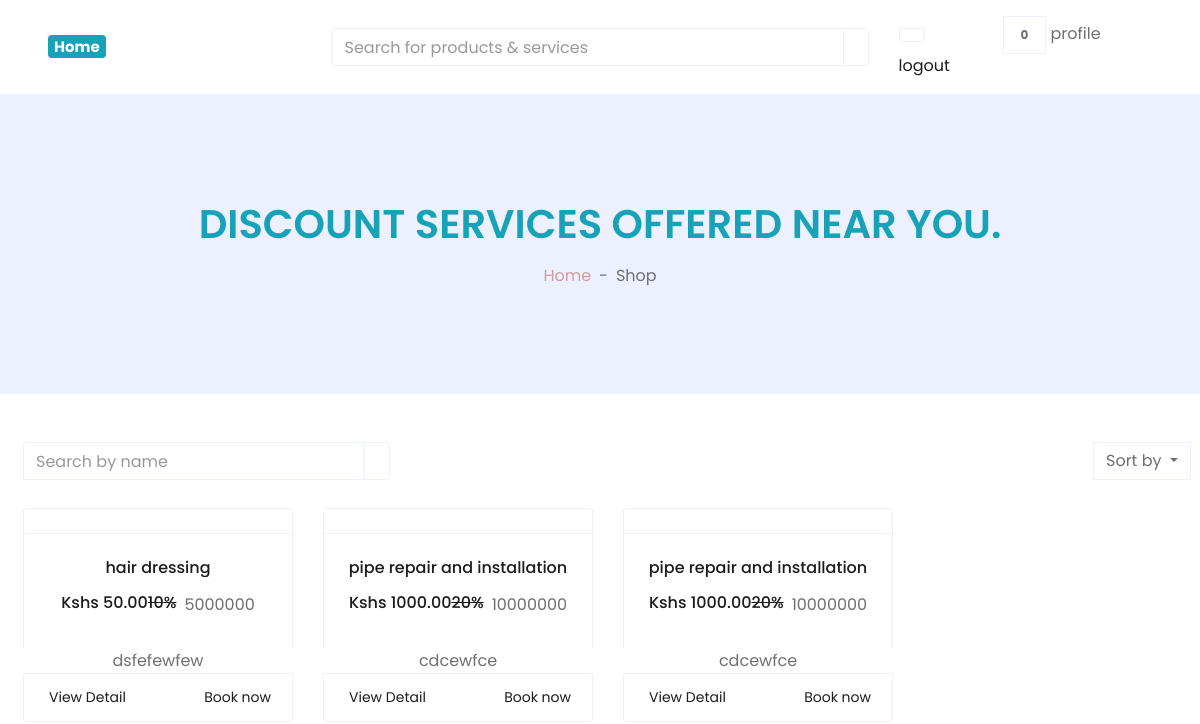
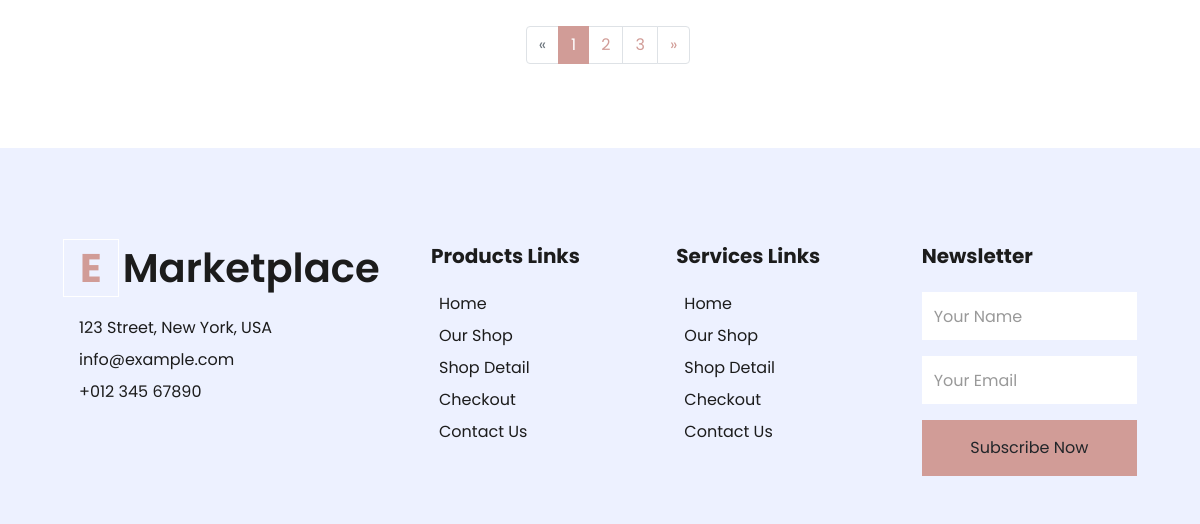
The page /service_discount/ on the database as committed earlier (2 pictures, top to bottom).
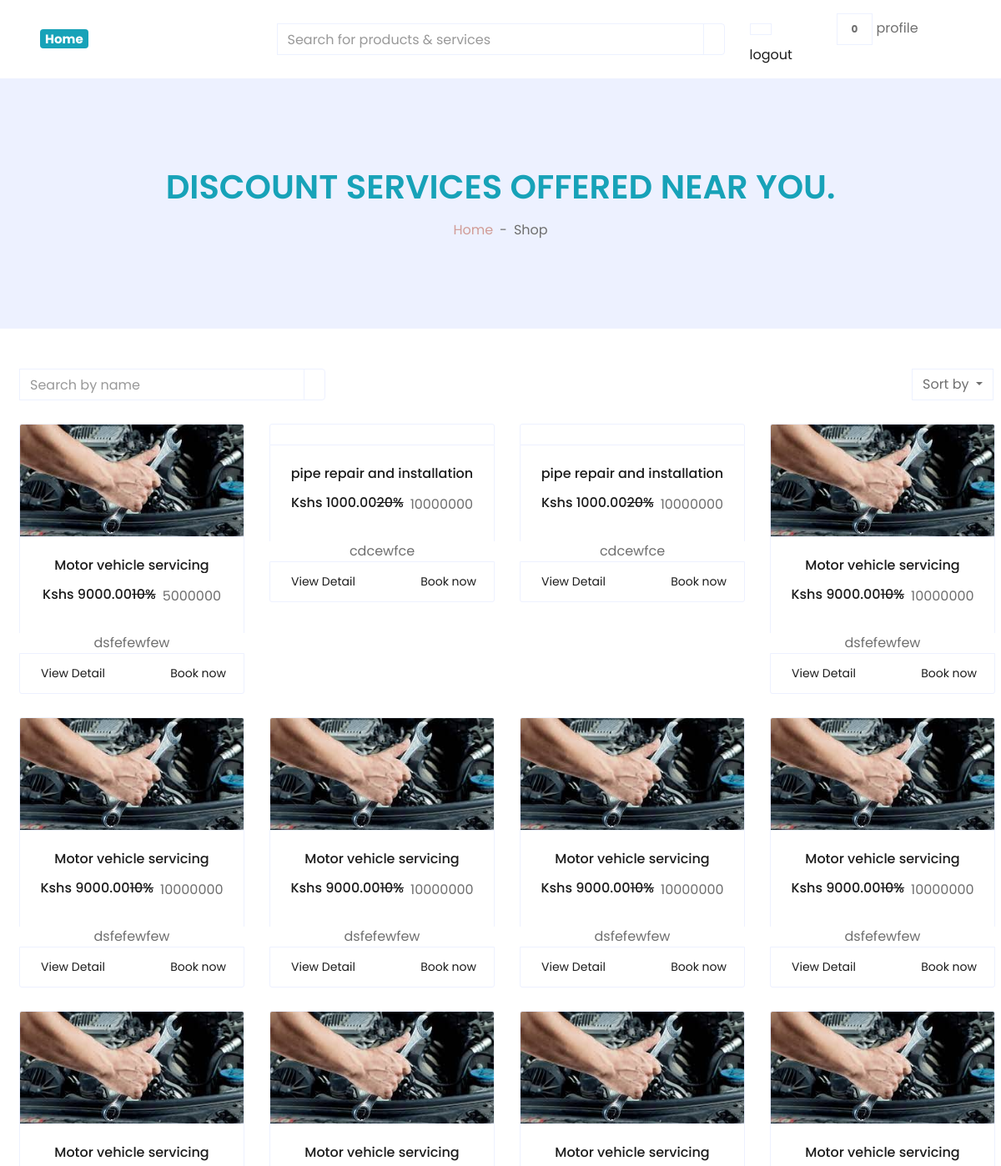
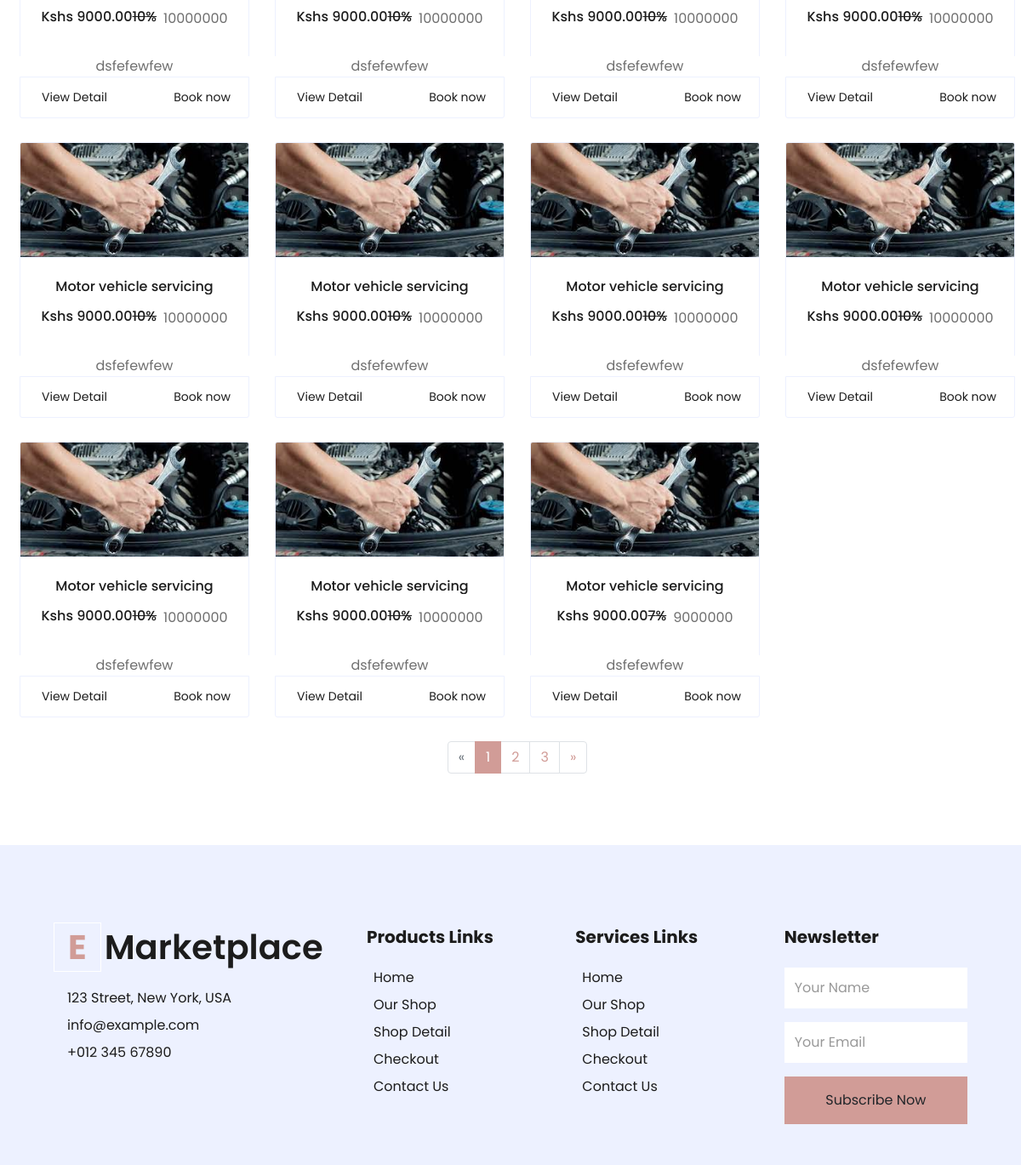
The same page on the database as committed later (2 pictures, top to bottom).
### Service/models.py (models this page shows, shortened)
class DiscountService(models.Model):
    service = models.ForeignKey("Service",on_delete=models.CASCADE, blank=True, null=True)
    discount = models.IntegerField()
    duration = models.IntegerField()

class Service(models.Model):
    business = models.ForeignKey("Business",on_delete=models.CASCADE, null=True, related_name="services")
    name = models.CharField(max_length=200)
    charges = models.DecimalField(max_digits=6, decimal_places=2)
    images = models.FileField(upload_to="photo/Service", blank=True, null=True)
    video = models.FileField(upload_to="videos", blank=True, null=True)
    description = models.TextField(max_length=200)

### Service/views.py (the view)
# urls.py: path('service_discount/', service_discount, name='service_discount'),
def service_discount(request):
    user = request.user
    services = DiscountService.objects.all()
    return render(request, "customer_home/eshopper-1.0.0/sdiscount.html", {"services":services})

### templates/customer_home/eshopper-1.0.0/sdiscount.html (shortened to what this page needs)
<!DOCTYPE html>
{% extends './base.html' %}
    {% load static %}
    {% block main %}
    <div class="container-fluid bg-secondary mb-5">
        <div class="d-flex flex-column align-items-center justify-content-center" style="min-height: 300px">
            <h1 class="font-weight-semi-bold text-uppercase mb-3 text-info">Discount Services offered near you.</h1>
            <div class="d-inline-flex">
                <p class="m-0"><a href="">Home</a></p>
                <p class="m-0 px-2">-</p>
                <p class="m-0">Shop</p>
            </div>
        </div>
    </div>
            <div class="col-lg-12 col-md-12 ml-2 mr-5">
                <div class="row pb-3">
                    <div class="col-12 pb-1">
                        <div class="d-flex align-items-center justify-content-between mb-4">
                            <form action="">
                                <div class="input-group">
                                    <input type="text" class="form-control" placeholder="Search by name">
                                    <div class="input-group-append">
                                        <span class="input-group-text bg-transparent text-primary">
                                        </span>
                                    </div>
                                </div>
                            </form>
                            <div class="dropdown ml-4">
                                <button class="btn border dropdown-toggle" type="button" id="triggerId" data-toggle="dropdown" aria-haspopup="true"
                                        aria-expanded="false">
                                            Sort by
                                        </button>
                            </div>
                        </div>
                    </div>
                    {% for s in services %}
                    <div class="col-lg-3 col-md-6 col-sm-12 pb-1">
                        <div class="card product-item border-0 mb-4">
                            <div class="card-header product-img position-relative overflow-hidden bg-transparent border p-0">
                                <img class="img-fluid w-100" src={% static s.service.images %}  alt="">
                            </div>
                            <div class="card-body border-left border-right text-center p-0 pt-4 pb-3">
                                <h6 class="text-truncate mb-3">{{ s.service.name }}</h6>
                                <div class="d-flex justify-content-center">
                                    <h6>Kshs {{ s.service.charges }}<del>{{ s.discount }}%</del></h6><h6 class="text-muted ml-2"></h6><br>
                                    <p>{{ s.duration }}</p>
                                </div>
                            </div>
                            <center>{{ s.service.description }}</center>
                            <div class="card-footer d-flex justify-content-between bg-light border">
                                <a href="{% url 'service_detail' s.pk %}" class="btn btn-sm text-dark p-0">View Detail</a>
                                <a href="" class="btn btn-sm text-dark p-0">Book now</a>
                            </div>
                        </div>
                    </div>
                    {% endfor %}
                    <div class="col-12 pb-1">
                        <nav aria-label="Page navigation">
                          <ul class="pagination justify-content-center mb-3">
                            <li class="page-item disabled">
                              <a class="page-link" href="#" aria-label="Previous">
                                <span aria-hidden="true">&laquo;</span>
                              </a>
                            </li>
                            <li class="page-item active"><a class="page-link" href="#">1</a></li>
                            <li class="page-item"><a class="page-link" href="#">2</a></li>
                            <li class="page-item"><a class="page-link" href="#">3</a></li>
                            <li class="page-item">
                              <a class="page-link" href="#" aria-label="Next">
                                <span aria-hidden="true">&raquo;</span>
                              </a>
                            </li>
                          </ul>
                        </nav>
                    </div>
                </div>
            </div>
    {% endblock main %}

### templates/customer_home/eshopper-1.0.0/base.html (shortened to what this page needs)
<!DOCTYPE html>
<html lang="en">
<head>
    {% load static %}
    <link rel="stylesheet" href="https://stackpath.bootstrapcdn.com/bootstrap/4.3.1/css/bootstrap.min.css">
    <link href="https://cdnjs.cloudflare.com/ajax/libs/font-awesome/5.10.0/css/all.min.css' %}" rel="stylesheet">
    <link href="{% static 'styling/customer_home/assets/lib/owlcarousel/assets/owl.carousel.min.css' %}" rel="stylesheet">
    <link href="{% static 'styling/customer_home/assets/css/style.css' %}" rel="stylesheet">
</head>
<body>
    {% block topnav %}
        <div class="row align-items-center py-3 px-xl-5">
            <div class="col-lg-3 d-none d-lg-block">
                <a href="{% url 'customer_home' %}" class="text-decoration-none">
                    <span class="badge badge-info" style="font-size:15px;">Home</span>
                </a>
            </div>
            <div class="col-lg-6 col-6 text-left">
                <form action="">
                    <div class="input-group">
                        <input type="text" class="form-control" placeholder="Search for products & services">
                        <div class="input-group-append">
                            <span class="input-group-text bg-transparent text-primary">
                            </span>
                        </div>
                    </div>
                </form>
            </div>
            <div class="col-lg-3 col-6 text-left">
                <div class="dropdown">
                <a href="" class="btn border">
                </a>
            </div>
                <a href="" class="btn border">
                    <span class="badge">0</span>
                </a>
                    <div class="dropdown">
                    <span>profile</span>
                    </div>
                    <a class="text-dark" style="text-decoration: None;" href="{% url 'logout_view' %}">logout</a>
                            </div>
        </div>
    {% endblock topnav %}
{% block main %}{% endblock main %}
{% block footer %}
    <div class="container-fluid bg-secondary text-dark mt-5 pt-5">
        <div class="row px-xl-5 pt-5">
            <div class="col-lg-4 col-md-12 mb-5 pr-3 pr-xl-5">
                <a href="" class="text-decoration-none">
                    <h1 class="mb-4 display-5 font-weight-semi-bold"><span class="text-primary font-weight-bold border border-white px-3 mr-1">E</span>Marketplace</h1>
                </a>
                <p class="mb-2">123 Street, New York, USA</p>
                <p class="mb-2">info@example.com</p>
                <p class="mb-0">+012 345 67890</p>
            </div>
            <div class="col-lg-8 col-md-12">
                <div class="row">
                    <div class="col-md-4 mb-5">
                        <h5 class="font-weight-bold text-dark mb-4">Products Links</h5>
                        <div class="d-flex flex-column justify-content-start">
                            <a class="text-dark mb-2" href="index.html">Home</a>
                            <a class="text-dark mb-2" href="shop.html">Our Shop</a>
                            <a class="text-dark mb-2" href="detail.html">Shop Detail</a>
                            <a class="text-dark mb-2" href="checkout.html">Checkout</a>
                            <a class="text-dark" href="contact.html">Contact Us</a>
                        </div>
                    </div>
                    <div class="col-md-4 mb-5">
                        <h5 class="font-weight-bold text-dark mb-4">Services Links</h5>
                        <div class="d-flex flex-column justify-content-start">
                            <a class="text-dark mb-2" href="index.html">Home</a>
                            <a class="text-dark mb-2" href="shop.html">Our Shop</a>
                            <a class="text-dark mb-2" href="detail.html">Shop Detail</a>
                            <a class="text-dark mb-2" href="checkout.html">Checkout</a>
                            <a class="text-dark" href="contact.html">Contact Us</a>
                        </div>
                    </div>
                    <div class="col-md-4 mb-5">
                        <h5 class="font-weight-bold text-dark mb-4">Newsletter</h5>
                        <form action="">
                            <div class="form-group">
                                <input type="text" class="form-control border-0 py-4" placeholder="Your Name" required="required" />
                            </div>
                            <div class="form-group">
                                <input type="email" class="form-control border-0 py-4" placeholder="Your Email"
                                    required="required" />
                            </div>
                            <div>
                                <button class="btn btn-primary btn-block border-0 py-3" type="submit">Subscribe Now</button>
                            </div>
                        </form>
                    </div>
                </div>
            </div>
        </div>
    </div>
{% endblock footer %}
</body>
</html>

### templates/customer_home/eshopper-1.0.0/base.html (style rules this page uses)
.dropdown { position: relative; display: inline-block; width: 100px; }
a { text-decoration: none; }
ul, li { text-decoration: none; margin: 0; padding: 0; list-style-type: none; }

Rows that differ between the two databases and show on the page:
changed through a linked row, DiscountService (number 1 of 19 on the later page): service.images: picture added; service.name "hair dressing" → "Motor vehicle servicing"; service.charges "50.00" → "9000.00"
added DiscountService: service.images (picture), service.name "Motor vehicle servicing", service.charges "9000.00", discount "10", duration "10000000", service.description "dsfefewfew"
added DiscountService: service.images (picture), service.name "Motor vehicle servicing", service.charges "9000.00", discount "10", duration "10000000", service.description "dsfefewfew"
added DiscountService: service.images (picture), service.name "Motor vehicle servicing", service.charges "9000.00", discount "10", duration "10000000", service.description "dsfefewfew"
added DiscountService: service.images (picture), service.name "Motor vehicle servicing", service.charges "9000.00", discount "10", duration "10000000", service.description "dsfefewfew"
added DiscountService: service.images (picture), service.name "Motor vehicle servicing", service.charges "9000.00", discount "10", duration "10000000", service.description "dsfefewfew"
added DiscountService: service.images (picture), service.name "Motor vehicle servicing", service.charges "9000.00", discount "10", duration "10000000", service.description "dsfefewfew"
added DiscountService: service.images (picture), service.name "Motor vehicle servicing", service.charges "9000.00", discount "10", duration "10000000", service.description "dsfefewfew"
added DiscountService: service.images (picture), service.name "Motor vehicle servicing", service.charges "9000.00", discount "10", duration "10000000", service.description "dsfefewfew"
added DiscountService: service.images (picture), service.name "Motor vehicle servicing", service.charges "9000.00", discount "10", duration "10000000", service.description "dsfefewfew"
added DiscountService: service.images (picture), service.name "Motor vehicle servicing", service.charges "9000.00", discount "10", duration "10000000", service.description "dsfefewfew"
added DiscountService: service.images (picture), service.name "Motor vehicle servicing", service.charges "9000.00", discount "10", duration "10000000", service.description "dsfefewfew"
added DiscountService: service.images (picture), service.name "Motor vehicle servicing", service.charges "9000.00", discount "10", duration "10000000", service.description "dsfefewfew"
added DiscountService: service.images (picture), service.name "Motor vehicle servicing", service.charges "9000.00", discount "10", duration "10000000", service.description "dsfefewfew"
added DiscountService: service.images (picture), service.name "Motor vehicle servicing", service.charges "9000.00", discount "10", duration "10000000", service.description "dsfefewfew"
added DiscountService: service.images (picture), service.name "Motor vehicle servicing", service.charges "9000.00", discount "10", duration "10000000", service.description "dsfefewfew"
added DiscountService: service.images (picture), service.name "Motor vehicle servicing", service.charges "9000.00", discount "7", duration "9000000", service.description "dsfefewfew"
